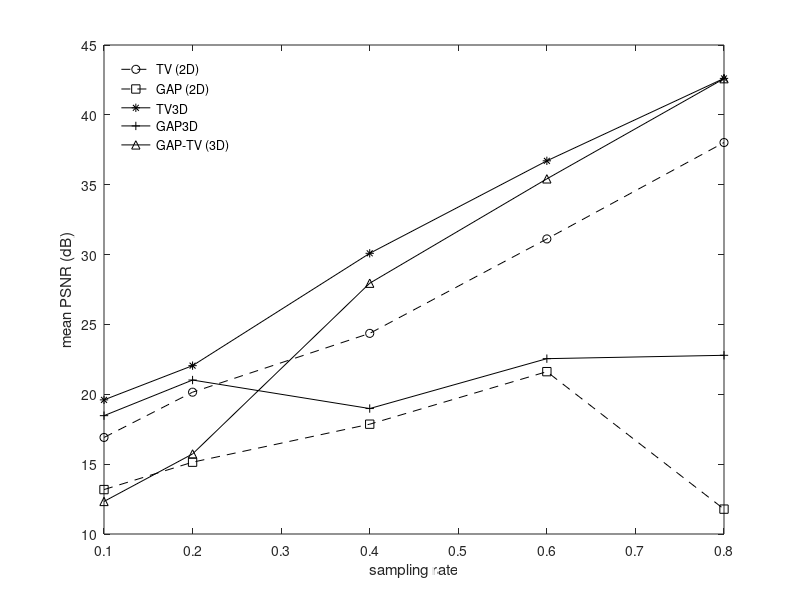
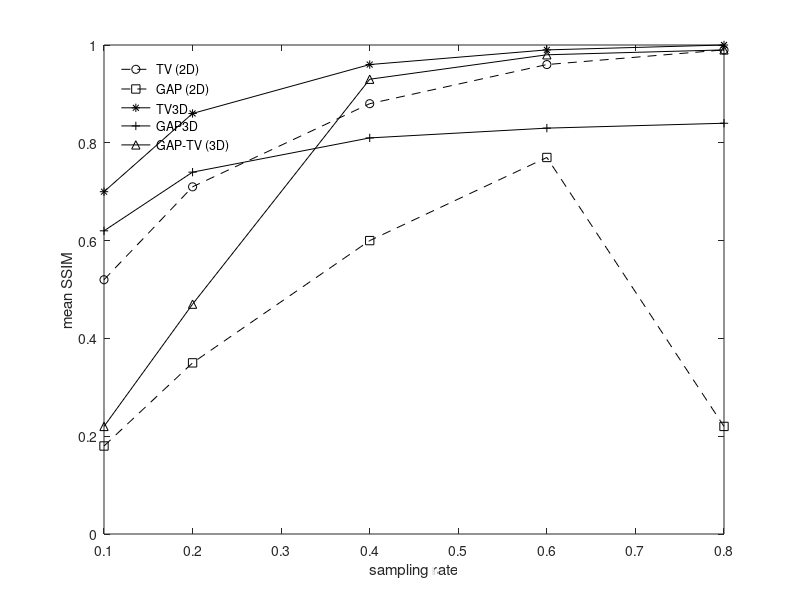
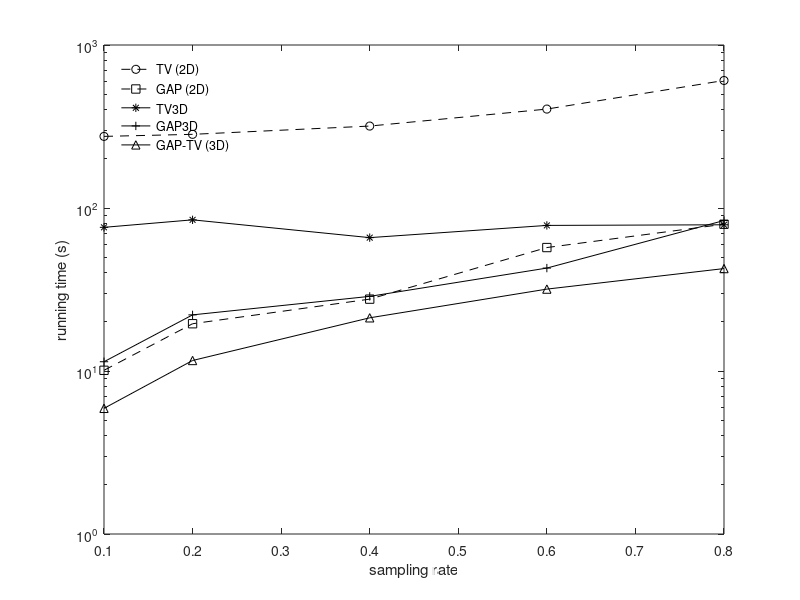

The MATLAB script that drew these images, in order:
%% figure04 3DCS [PSNR] varying sampling rates
allsamprate = [10 20 40 60 80]*1e-2;
all3dmethod = {'tv','gap','tv3d','gap3d','gap_tv3d'};
allspec     = {'ko--','ks--','k*-','k+-','k^-'};
allpsnr = ...
[   16.91 	20.15 	24.36 	31.12 	38.02 ;
    13.18 	15.14 	17.86 	21.62 	11.78 ;
    19.60 	22.05 	30.09 	36.71 	42.61 ;
    18.47 	21.02 	18.98 	22.55 	22.79 ;
    12.33 	15.73 	27.95 	35.42 	42.59
];
allpsnrstd = ...
[   1.00 	1.74 	1.71 	1.39 	0.92 ;
    0.52 	0.72 	0.90 	0.61 	0.24 ;
    2.20 	3.25 	1.30 	1.87 	1.23 ;
    0.60 	0.68 	1.05 	0.96 	1.23 ;
    0.27 	0.93 	1.44 	1.60 	1.39
];
figure('position', [500, 500, 400, 300])  % create new figure with specified size  
m = length(all3dmethod);
for i = 1:m
    % errorbar(allsamprate,allpsnr(i,:),allpsnrstd(i,:),allspec{i}); hold on;
    plot(allsamprate,allpsnr(i,:),allspec{i}); hold on;
end
% ylim([0 56]);
xlabel('sampling rate');
ylabel('mean PSNR (dB)');
legend('TV (2D)','GAP (2D)','TV3D','GAP3D','GAP-TV (3D)','location','northwest');
legend boxoff;
% saveTightFigure('../../report/fig/fig05_psnr.pdf');
%% figure05 3DCS [SSIM] varying sampling rates
allsamprate = [10 20 40 60 80]*1e-2;
all3dmethod = {'tv','gap','tv3d','gap3d','gap_tv3d'};
allspec     = {'ko--','ks--','k*-','k+-','k^-'};
allssim = ...
[   0.52 	0.71 	0.88 	0.96 	0.99 ;
    0.18 	0.35 	0.60 	0.77 	0.22 ;
    0.70 	0.86 	0.96 	0.99 	1.00 ;
    0.62 	0.74 	0.81 	0.83 	0.84 ;
    0.22 	0.47 	0.93 	0.98 	0.99 
];
allssimstd = ...
[   0.03 	0.02 	0.01 	0.01 	0.00 ;
    0.02 	0.02 	0.01 	0.01 	0.01 ;
    0.03 	0.01 	0.00 	0.01 	0.01 ;
    0.02 	0.01 	0.01 	0.00 	0.01 ;
    0.01 	0.05 	0.01 	0.01 	0.01
];
figure('position', [500, 500, 400, 300])  % create new figure with specified size  
m = length(all3dmethod);
for i = 1:m
    % errorbar(allsamprate,allpsnr(i,:),allpsnrstd(i,:),allspec{i}); hold on;
    plot(allsamprate,allssim(i,:),allspec{i}); hold on;
end
% ylim([0 56]);
xlabel('sampling rate');
ylabel('mean SSIM');
legend('TV (2D)','GAP (2D)','TV3D','GAP3D','GAP-TV (3D)','location','northwest');
legend boxoff;
% saveTightFigure('../../report/fig/fig06_ssim.pdf');
%% figure07 3DCS [time complexity] varying sampling rates
allsamprate = [10 20 40 60 80]*1e-2;
all3dmethod = {'tv','gap','tv3d','gap3d','gap_tv3d'};
allspec     = {'ko--','ks--','k*-','k+-','k^-'};
alltime = ...
[  275	   283.1   318.2   404.5   605.8 ;
    10.1	19.5	27.6	57.2	79.5 ;
    76.1	84.6	65.8	78.2	78.9 ;
    11.4	22.1	28.7	42.8	83.8 ;
     5.9	11.6	21.2	31.8	42.5
];
% ylim([0 1]);
figure('position', [500, 500, 400, 300])  % create new figure with specified size  
m = length(all3dmethod);
for i = 1:m
    % errorbar(allsamprate,allpsnr(i,:),allpsnrstd(i,:),allspec{i}); hold on;
    semilogy(allsamprate,alltime(i,:),allspec{i}); hold on;
    % plot(allsamprate,alltime(i,:),allspec{i}); hold on;
end
% ylim([0 56]);
xlabel('sampling rate');
ylabel('running time (s)');
legend('TV (2D)','GAP (2D)','TV3D','GAP3D','GAP-TV (3D)','location','northwest');
legend boxoff;
% saveTightFigure('../../report/fig/fig07_time.pdf');